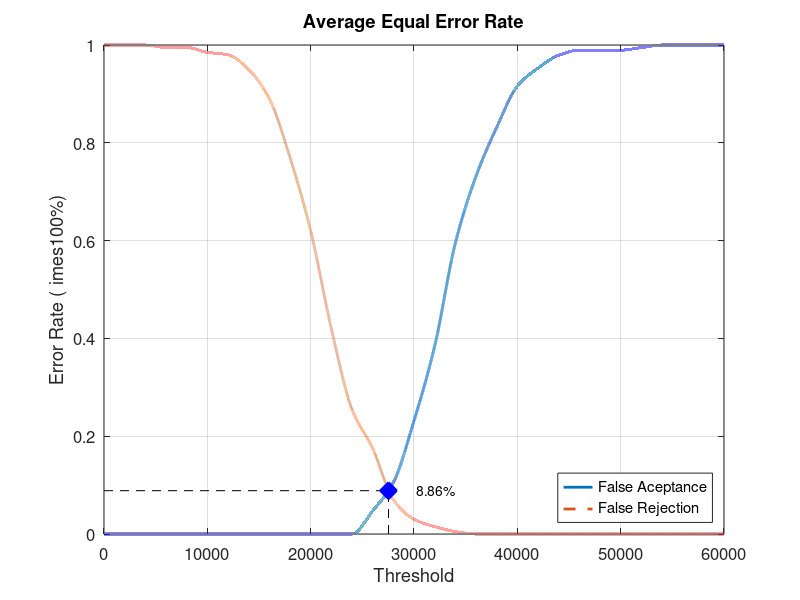
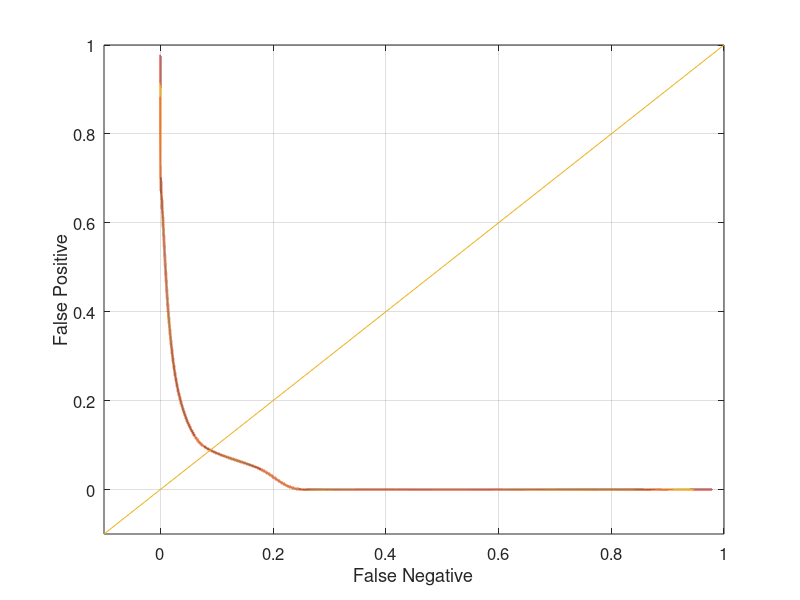

These figures' MATLAB source, in order:
close all;
clear;
clc;
x = 0:2000:60000;
xq = 0:0.5:60000;

y0 = [0 0 0 0 0 0 0 0 0 0 0 0 0 0.0473684 0.105263 0.231579 0.384211 0.594737 0.731579 0.831579 0.915789 0.952632 0.978947 0.989474 0.989474 0.989474 0.994737 1 1 1 1]
yy0 = interp1(x, y0, xq, 'pchip');
y1 = [1 1 1 0.995 0.995 0.985 0.98 0.95 0.89 0.77 0.62 0.42 0.255 0.175 0.07 0.03 0.015 0.005 0 0 0 0 0 0 0 0 0 0 0 0 0]
yy1 = interp1(x, y1, xq, 'pchip');

% Calculating EER: 
y2 = abs(y0 - y1);
find(y2 == min(y2))
yy2 = abs(yy0 - yy1);
xEER = find(yy2 == min(yy2));
xEERIndex = xq(xEER) % X-axis EER
yEER = yy0(xEER) % Y-axis EER

main = figure
plot(xq, yy0,'-','LineWidth', 2);	hold on
plot(xq, yy1,'--','LineWidth', 2);	hold on
plot([xEERIndex xEERIndex], [0 yEER], 'k--');	hold on
plot([0 xEERIndex], [yEER yEER], 'k--');	hold on
plot(xEERIndex, yEER, 'bx', 'LineWidth', 10);	hold on
text(xEERIndex + 10 * xEERIndex / 100, yEER, [num2str(round((10000 * yEER)) / 100) '%'])
legend('False Aceptance', 'False Rejection', 'Location', 'SouthEast')
xlabel('Threshold')
ylabel('Error Rate (	imes100%)')
title('Average Equal Error Rate')
set(gca, 'FontSize', 12)
axis([0 60000 0 1])
grid on

print(main, 'Database4_1Main', '-dpng');
FNRxFPR = figure('Color', [1 1 1]);
plot(yy1, yy0, '-', yy1, yy0, 'LineWidth', 2);
hold on
y = -0.1:0.1:1
plot(y, y); 
set(gca, 'FontSize', 12)
xlabel('False Negative')
ylabel('False Positive')
axis([-0.1 1 -0.1 1])
set(gca, 'FontSize', 12)
grid on

print(FNRxFPR, 'Database4_1FNRxFPR','-dpng');
